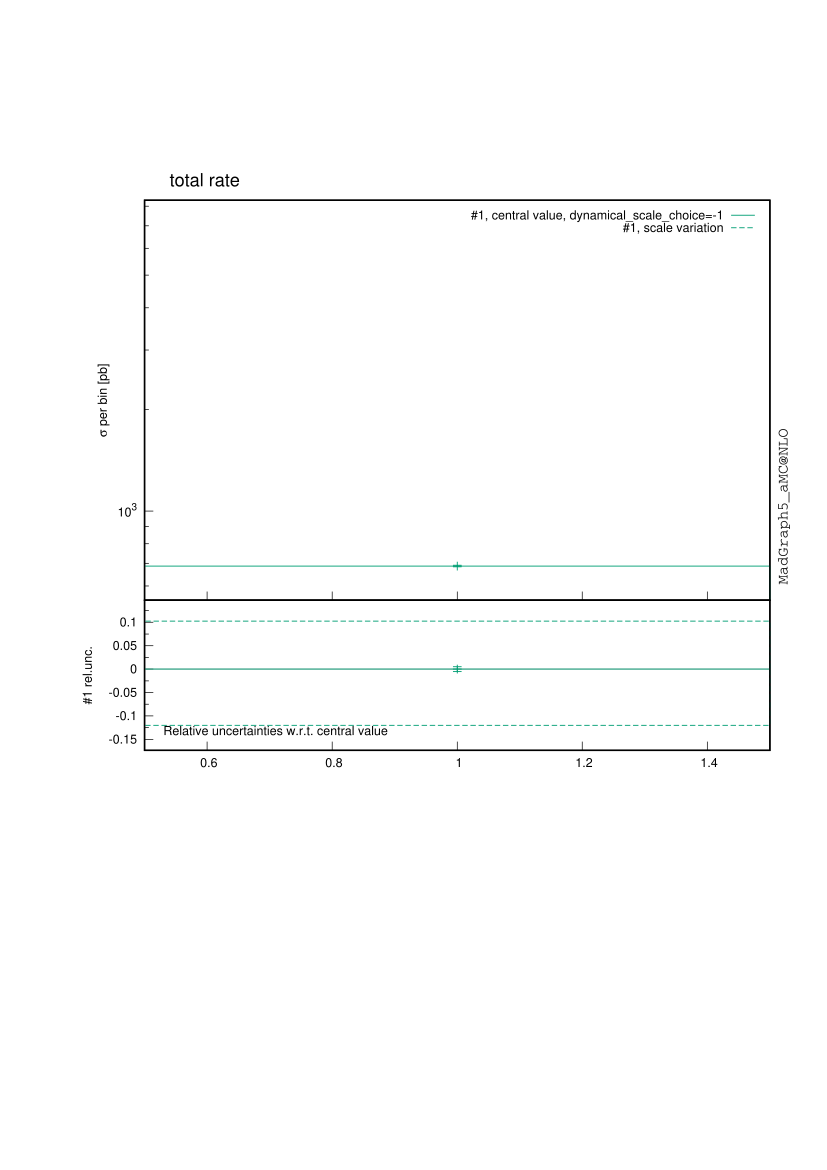

This figure's gnuplot source:

################################################################################
#
# This gnuplot file was generated by MadGraph5_aMC@NLO project, a program which 
# automatically generates Feynman diagrams and matrix elements for arbitrary
# high-energy processes in the Standard Model and beyond. It also perform the
# integration and/or generate events for these processes, at LO and NLO accuracy.
#
# For more information, visit madgraph.phys.ucl.ac.be and amcatnlo.web.cern.ch
#
################################################################################
# /home/manu/runarea/sextet-fermions/repo/cross-sections/q3q3-nlo/test/bin/internal/histograms.py /home/manu/runarea/sextet-fermions/repo/cross-sections/q3q3-nlo/test/SubProcesses/P0_gg_ttx/all_G1/MADatNLO.HwU /home/manu/runarea/sextet-fermions/repo/cross-sections/q3q3-nlo/test/SubProcesses/P0_uxu_ttx/all_G1/MADatNLO.HwU /home/manu/runarea/sextet-fermions/repo/cross-sections/q3q3-nlo/test/SubProcesses/P0_uux_ttx/all_G1/MADatNLO.HwU --out=/home/manu/runarea/sextet-fermions/repo/cross-sections/q3q3-nlo/test/Events/run_01/MADatNLO --gnuplot --band=[] --lhapdf-config=/home/manu/tools/MG5_aMC_v3_5_13/HEPTools/lhapdf6_py3/bin/lhapdf-config --sum --keep_all_weights --no_open
reset

set lmargin 10
set rmargin 0
set terminal postscript portrait enhanced color "Helvetica" 9 
# The pdf terminal offers transparency support, but you will have to adapt things a bit
#set terminal pdf enhanced font "Helvetica 12" lw 1.0 dashed size 29.7cm, 21cm
set key font ",9"
set key samplen "2"
set output "MADatNLO.ps"

# This is the "PODO" color palette of gnuplot v.5, but with the order
# changed: palette of colors selected to be easily distinguishable by
# color-blind individuals with either protanopia or deuteranopia. Bang
# Wong [2011] Nature Methods 8, 441.

set style line   1 lt 1 lc rgb "#009e73" lw 1.3
set style line 101 lt 1 lc rgb "#009e73" lw 1.3 dt (6,3)
set style line  11 lt 2 lc rgb "#009e73" lw 1.3 dt (6,3)
set style line  21 lt 4 lc rgb "#009e73" lw 1.3 dt (3,2)
set style line  31 lt 6 lc rgb "#009e73" lw 1.3 dt (2,1)
set style line  41 lt 8 lc rgb "#009e73" lw 1.3 dt (4,3)

set style line   2 lt 1 lc rgb "#0072b2" lw 1.3
set style line 102 lt 1 lc rgb "#0072b2" lw 1.3 dt (6,3)
set style line  12 lt 2 lc rgb "#0072b2" lw 1.3 dt (6,3)
set style line  22 lt 4 lc rgb "#0072b2" lw 1.3 dt (3,2)
set style line  32 lt 6 lc rgb "#0072b2" lw 1.3 dt (2,1)
set style line  42 lt 8 lc rgb "#0072b2" lw 1.3 dt (4,3)

set style line   3 lt 1 lc rgb "#d55e00" lw 1.3
set style line 103 lt 1 lc rgb "#d55e00" lw 1.3 dt (6,3)
set style line  13 lt 2 lc rgb "#d55e00" lw 1.3 dt (6,3)
set style line  23 lt 4 lc rgb "#d55e00" lw 1.3 dt (3,2)
set style line  33 lt 6 lc rgb "#d55e00" lw 1.3 dt (2,1)
set style line  43 lt 8 lc rgb "#d55e00" lw 1.3 dt (4,3)

set style line   4 lt 1 lc rgb "#f0e442" lw 1.3
set style line 104 lt 1 lc rgb "#f0e442" lw 1.3 dt (6,3)
set style line  14 lt 2 lc rgb "#f0e442" lw 1.3 dt (6,3)
set style line  24 lt 4 lc rgb "#f0e442" lw 1.3 dt (3,2)
set style line  34 lt 6 lc rgb "#f0e442" lw 1.3 dt (2,1)
set style line  44 lt 8 lc rgb "#f0e442" lw 1.3 dt (4,3)

set style line   5 lt 1 lc rgb "#56b4e9" lw 1.3
set style line 105 lt 1 lc rgb "#56b4e9" lw 1.3 dt (6,3)
set style line  15 lt 2 lc rgb "#56b4e9" lw 1.3 dt (6,3)
set style line  25 lt 4 lc rgb "#56b4e9" lw 1.3 dt (3,2)
set style line  35 lt 6 lc rgb "#56b4e9" lw 1.3 dt (2,1)
set style line  45 lt 8 lc rgb "#56b4e9" lw 1.3 dt (4,3)

set style line   6 lt 1 lc rgb "#cc79a7" lw 1.3
set style line 106 lt 1 lc rgb "#cc79a7" lw 1.3 dt (6,3)
set style line  16 lt 2 lc rgb "#cc79a7" lw 1.3 dt (6,3)
set style line  26 lt 4 lc rgb "#cc79a7" lw 1.3 dt (3,2)
set style line  36 lt 6 lc rgb "#cc79a7" lw 1.3 dt (2,1)
set style line  46 lt 8 lc rgb "#cc79a7" lw 1.3 dt (4,3)

set style line   7 lt 1 lc rgb "#e69f00" lw 1.3
set style line 107 lt 1 lc rgb "#e69f00" lw 1.3 dt (6,3)
set style line  17 lt 2 lc rgb "#e69f00" lw 1.3 dt (6,3)
set style line  27 lt 4 lc rgb "#e69f00" lw 1.3 dt (3,2)
set style line  37 lt 6 lc rgb "#e69f00" lw 1.3 dt (2,1)
set style line  47 lt 8 lc rgb "#e69f00" lw 1.3 dt (4,3)

set style line   8 lt 1 lc rgb "black" lw 1.3
set style line 108 lt 1 lc rgb "black" lw 1.3 dt (6,3)
set style line  18 lt 2 lc rgb "black" lw 1.3 dt (6,3)
set style line  28 lt 4 lc rgb "black" lw 1.3 dt (3,2)
set style line  38 lt 6 lc rgb "black" lw 1.3 dt (2,1)
set style line  48 lt 8 lc rgb "black" lw 1.3 dt (4,3)


set style line 999 lt 1 lc rgb "gray" lw 1.3

safe(x,y,a) = (y == 0.0 ? a : x/y)

set style data histeps
set key invert



################################################################################
### Rendering of the plot titled 'total rate'
################################################################################

set multiplot
set label "total rate" font ",13" at graph 0.04, graph 1.05
set xrange [5.0000e-01:1.5000e+00]
set bmargin 0 
set tmargin 0
set xtics nomirror
set ytics nomirror
set mytics 10
set xtics auto
set key horizontal noreverse maxcols 1 width -4 
set label front 'MadGraph5\_aMC\@NLO' font "Courier,11" rotate by 90 at graph 1.02, graph 0.04

#-- rendering subhistograms 'single diagram output'

set format y '10^{%T}'
set yrange [5.4401e+02:8.3313e+03]
set origin 0.0000e+00, 5.0000e-01
set size 1.0000e+00, 4.0000e-01
set mytics 10
set ytics auto
set format x ''
set logscale y
set ylabel "{/Symbol s} per bin [pb]"

plot \
sqrt(-1) ls 11 title '#1, scale variation',\
'MADatNLO.HwU' index 0 using (($1+$2)/2):($3 >= 0 ? sqrt(-1) : abs($3)):4 w yerrorbar ls 101 title '',\
'MADatNLO.HwU' index 0 using (($1+$2)/2):($3 >= 0 ? sqrt(-1) : abs($3)) ls 101 title '',\
'MADatNLO.HwU' index 0 using (($1+$2)/2):($3 < 0 ? sqrt(-1) : $3):4 w yerrorbar ls 1 title '',\
'MADatNLO.HwU' index 0 using (($1+$2)/2):($3 < 0 ? sqrt(-1) : $3) ls 1 title '#1, central value, dynamical\_scale\_choice=-1'
#-- rendering subhistograms 'Relative scale and PDF uncertainty'
unset label
unset format
set yrange [-1.7354e-01:1.4703e-01]
set origin 0.0000e+00, 3.5000e-01
set size 1.0000e+00, 1.5000e-01
set mytics 2
set ytics auto
set format x
unset logscale y
set ylabel "#1 rel.unc."
set label "Relative uncertainties w.r.t. central value" font ",9" front at graph 0.03, graph 0.13
plot \
'MADatNLO.HwU' index 0 using (($1+$2)/2):(safe($7,$3,1.0)-1.0) ls 11 title '',\
'MADatNLO.HwU' index 0 using (($1+$2)/2):(safe($6,$3,1.0)-1.0) ls 11 title '',\
0.0 ls 999 title '',\
'MADatNLO.HwU' index 0 using (($1+$2)/2):(0.0):(safe($4,$3,0.0)) w yerrorbar ls 1 title '',\
'MADatNLO.HwU' index 0 using (($1+$2)/2):(safe($5,$3,1.0)-1.0) ls 1 title ''

unset label

################################################################################

################################################################################
### Rendering of the plot titled 'total rate Born'
################################################################################

set multiplot
set label "total rate Born" font ",13" at graph 0.04, graph 1.05
set xrange [5.0000e-01:1.5000e+00]
set bmargin 0 
set tmargin 0
set xtics nomirror
set ytics nomirror
set mytics 10
set xtics auto
set key horizontal noreverse maxcols 1 width -4 
set label front 'MadGraph5\_aMC\@NLO' font "Courier,11" rotate by 90 at graph 1.02, graph 0.04

#-- rendering subhistograms 'single diagram output'

set format y '10^{%T}'
set yrange [3.2390e+02:6.6065e+03]
set origin 0.0000e+00, 5.0000e-01
set size 1.0000e+00, 4.0000e-01
set mytics 10
set ytics auto
set format x ''
set logscale y
set ylabel "{/Symbol s} per bin [pb]"

plot \
sqrt(-1) ls 11 title '#1, scale variation',\
'MADatNLO.HwU' index 1 using (($1+$2)/2):($3 >= 0 ? sqrt(-1) : abs($3)):4 w yerrorbar ls 101 title '',\
'MADatNLO.HwU' index 1 using (($1+$2)/2):($3 >= 0 ? sqrt(-1) : abs($3)) ls 101 title '',\
'MADatNLO.HwU' index 1 using (($1+$2)/2):($3 < 0 ? sqrt(-1) : $3):4 w yerrorbar ls 1 title '',\
'MADatNLO.HwU' index 1 using (($1+$2)/2):($3 < 0 ? sqrt(-1) : $3) ls 1 title '#1, central value, dynamical\_scale\_choice=-1'
#-- rendering subhistograms 'Relative scale and PDF uncertainty'
unset label
unset format
set yrange [-3.4735e-01:4.0140e-01]
set origin 0.0000e+00, 3.5000e-01
set size 1.0000e+00, 1.5000e-01
set mytics 2
set ytics auto
set format x
unset logscale y
set ylabel "#1 rel.unc."
set label "Relative uncertainties w.r.t. central value" font ",9" front at graph 0.03, graph 0.13
plot \
'MADatNLO.HwU' index 1 using (($1+$2)/2):(safe($7,$3,1.0)-1.0) ls 11 title '',\
'MADatNLO.HwU' index 1 using (($1+$2)/2):(safe($6,$3,1.0)-1.0) ls 11 title '',\
0.0 ls 999 title '',\
'MADatNLO.HwU' index 1 using (($1+$2)/2):(0.0):(safe($4,$3,0.0)) w yerrorbar ls 1 title '',\
'MADatNLO.HwU' index 1 using (($1+$2)/2):(safe($5,$3,1.0)-1.0) ls 1 title ''

unset label

################################################################################
unset multiplot
!ps2pdf "MADatNLO.ps" &> /dev/null
